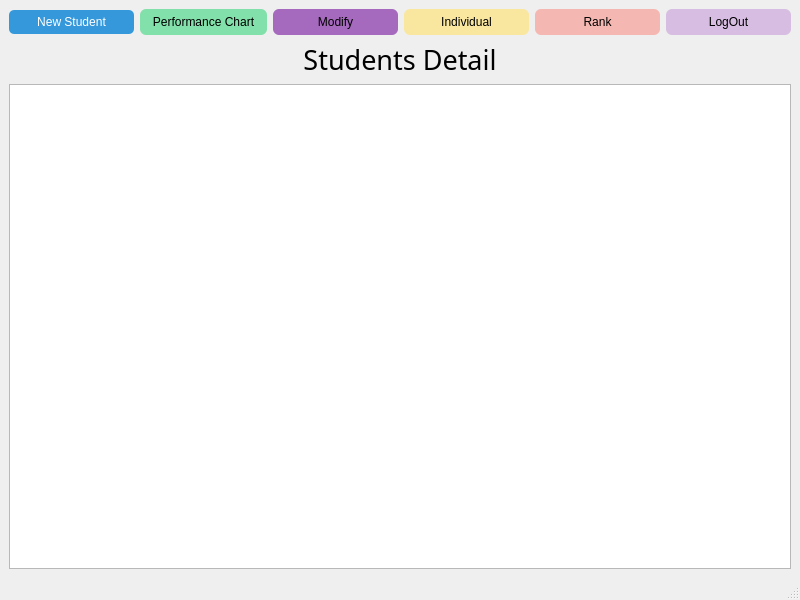
<?xml version="1.0" encoding="UTF-8"?>
<ui version="4.0">
 <class>Login_main</class>
 <widget class="QMainWindow" name="Login_main">
  <property name="geometry">
   <rect>
    <x>0</x>
    <y>0</y>
    <width>800</width>
    <height>600</height>
   </rect>
  </property>
  <property name="windowTitle">
   <string>MainWindow</string>
  </property>
  <widget class="QWidget" name="centralwidget">
   <property name="layoutDirection">
    <enum>Qt::LayoutDirection::LeftToRight</enum>
   </property>
   <layout class="QGridLayout" name="gridLayout">
    <item row="0" column="0">
     <layout class="QHBoxLayout" name="horizontalLayout_2">
      <item>
       <widget class="QPushButton" name="newStudent_btn">
        <property name="styleSheet">
         <string notr="true">QPushButton {
    background-color: #3498db;
    color: white;
    border-radius: 5px;
    padding: 5px;
}
QPushButton:hover {
    background-color: #2980b9;
}
QPushButton:pressed {
    background-color: #1c5980;
}
</string>
        </property>
        <property name="text">
         <string>New Student</string>
        </property>
       </widget>
      </item>
      <item>
       <widget class="QPushButton" name="PC_btn">
        <property name="styleSheet">
         <string notr="true">QPushButton {
    background-color: #82E0AA;
    color: black;
    border-radius: 6px;
    padding: 6px 12px;
}
QPushButton:hover {
    background-color: #58D68D;
}
QPushButton:pressed {
    background-color: #28B463;
}
</string>
        </property>
        <property name="text">
         <string>Performance Chart</string>
        </property>
       </widget>
      </item>
      <item>
       <widget class="QPushButton" name="modify_btn">
        <property name="styleSheet">
         <string notr="true">QPushButton {
    background-color: #A569BD;    /* soft lavender-purple */
    color: black;
    border-radius: 6px;
    padding: 6px 12px;
}

QPushButton:hover {
    background-color: #884EA0;    /* deeper violet on hover */
}

QPushButton:pressed {
    background-color: #76448A;    /* dark plum when pressed */
}

</string>
        </property>
        <property name="text">
         <string>Modify</string>
        </property>
       </widget>
      </item>
      <item>
       <widget class="QPushButton" name="individual_btn">
        <property name="styleSheet">
         <string notr="true">QPushButton {
    background-color: #F9E79F;
    color: black;
    border-radius: 6px;
    padding: 6px 12px;
}
QPushButton:hover {
    background-color: #F7DC6F;
}
QPushButton:pressed {
    background-color: #F4D03F;
}
</string>
        </property>
        <property name="text">
         <string>Individual</string>
        </property>
       </widget>
      </item>
      <item>
       <widget class="QPushButton" name="pushButton_4">
        <property name="styleSheet">
         <string notr="true">QPushButton {
    background-color: #F5B7B1;
    color: black;
    border-radius: 6px;
    padding: 6px 12px;
}
QPushButton:hover {
    background-color: #EC7063;
}
QPushButton:pressed {
    background-color: #CB4335;
}
</string>
        </property>
        <property name="text">
         <string>Rank</string>
        </property>
       </widget>
      </item>
      <item>
       <widget class="QPushButton" name="Logout_btn">
        <property name="styleSheet">
         <string notr="true">QPushButton {
    background-color: #D7BDE2;
    color: black;
    border-radius: 6px;
    padding: 6px 12px;
}
QPushButton:hover {
    background-color: #AF7AC5;
}
QPushButton:pressed {
    background-color: #884EA0;
}
</string>
        </property>
        <property name="text">
         <string>LogOut</string>
        </property>
       </widget>
      </item>
     </layout>
    </item>
    <item row="3" column="0">
     <widget class="QLabel" name="label">
      <property name="font">
       <font>
        <family>Sylfaen</family>
        <pointsize>20</pointsize>
       </font>
      </property>
      <property name="text">
       <string>Students Detail</string>
      </property>
      <property name="alignment">
       <set>Qt::AlignmentFlag::AlignCenter</set>
      </property>
     </widget>
    </item>
    <item row="4" column="0">
     <widget class="QTableView" name="studentDetailsTable"/>
    </item>
   </layout>
  </widget>
  <widget class="QMenuBar" name="menubar">
   <property name="geometry">
    <rect>
     <x>0</x>
     <y>0</y>
     <width>800</width>
     <height>25</height>
    </rect>
   </property>
  </widget>
  <widget class="QStatusBar" name="statusbar"/>
 </widget>
 <resources/>
 <connections/>
</ui>
